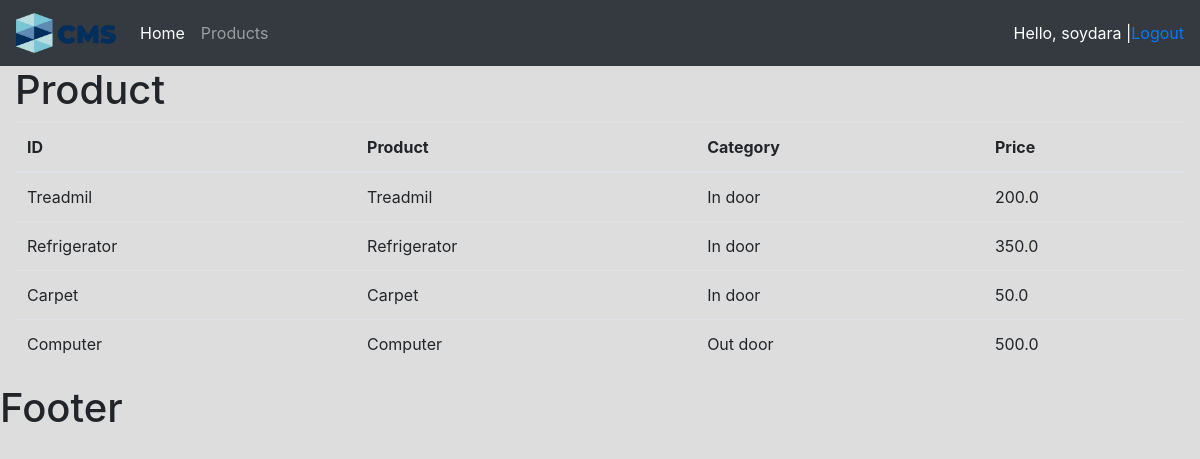
Screenshot of /products/ (signed in) with the database file from the repository.
### accounts/models.py (models this page shows, shortened)
class Products(models.Model):
    CATEGORY = (
        ('In door', 'In door'),
        ('Out door', 'Out door')
    )
    name = models.CharField(max_length=200, null=True)
    price = models.FloatField(null=True)
    category = models.CharField(max_length=200, null=True, choices=CATEGORY)
    description = models.CharField(max_length=200, null=True, blank=True)
    date_created = models.DateTimeField(auto_now_add=True, null=True)
    tags = models.ManyToManyField(Tag)

### accounts/decorators.py (the view)
        def wrapper_func(request, *args, **kwargs):
            group = None
            if request.user.groups.exists():
                group = request.user.groups.all()[0].name
            if group in allowed_roles:
                return view_func(request, *args, **kwargs)
            else:
                return HttpResponse('You are not allow to view this page!')

### accounts/views.py (called while the page is built)
@login_required(login_url='login')  # check user login if not redirect to login page
@allowed_user(allowed_roles=['admin'])  # allow only user role admin
def products(request):
    data = Products.objects.all()
    return render(request, 'accounts/products.html', {'products': data})

### accounts/templates/accounts/products.html
{% extends 'accounts/main.html' %}
{% block content %}
    <h1>Product</h1>
    <table class="table">
    <thead>
        <tr>
            <th>ID</th>
            <th>Product</th>
            <th>Category</th>
            <th>Price</th>
        </tr>
    </thead>
    <tbody>
        {% for i in products %}
            <tr>
                <td>{{ i.name }}</td>
                <td>{{ i.name }}</td>
                <td>{{ i.category}}</td>
                <td>{{ i.price}}</td>
            </tr>
        {% endfor %}
    </tbody>
    </table>
{% endblock %}

### accounts/templates/accounts/navbar.html (shortened to what this page needs)
{% load static %}
<nav class="navbar navbar-expand-lg navbar-dark bg-dark">
    <a class="navbar-brand" href="/">
        <img src="{% static 'images/logo.png' %}" width="100">
    </a>
    <div class="collapse navbar-collapse" id="navbarNavAltMarkup">
        <div class="navbar-nav">
            {% if request.user.is_staff %}
            <a class="nav-item nav-link active" href="/">Home</a>
            <a class="nav-item nav-link" href="{% url 'products' %}">Products</a>
            {% else %}
                <a class="nav-item nav-link active" href="{% url 'account' %}">Setting</a>
            {% endif %}
        </div>
    </div>
    <span class="text-white">Hello, {{ request.user }} | </span>
    <span><a href="{% url 'logout' %}"> Logout</a></span>
</nav>

### static/css/main.css (style rules this page uses)
body { background: #DDD; }

### rows the page displays
Products: name "Treadmil", category "In door", price "200.0"
Products: name "Refrigerator", category "In door", price "350.0"
Products: name "Carpet", category "In door", price "50.0"
Products: name "Computer", category "Out door", price "500.0"

### other values shown
{{ request.user }} "soydara"
